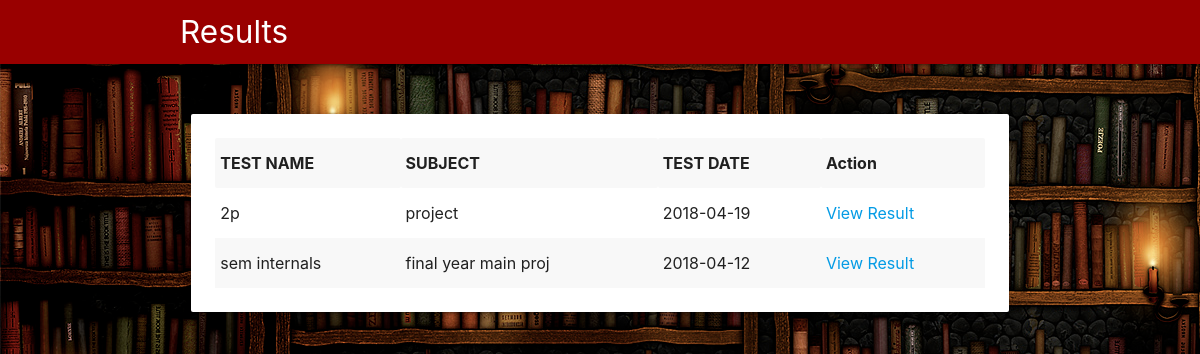
Screenshot of /resultteach.php (signed in) with the database file from the repository.
### tables this page shows
CREATE TABLE `test` (
  `qid` int(11) NOT NULL,
  `tid` varchar(20) NOT NULL,
  `testno` varchar(20) NOT NULL,
  `totalmark` varchar(10) NOT NULL,
  `quesmark` varchar(10) NOT NULL,
  `instruction` varchar(200) NOT NULL,
  `testdate` date NOT NULL,
  `testname` varchar(20) NOT NULL,
  `sub` varchar(20) NOT NULL,
  `duration` int(11) NOT NULL,
  `totquestions` int(11) NOT NULL
);

### resultteach.php (the view, shortened to what this page needs)
<?php
include('config.php');
?>
<html>
    <head>
      <link href="vendors/fonts.css" rel="stylesheet">
  <link rel="stylesheet" href="vendors/materialize.min.css">
    </head>
<body background="images/bg.png">
  <nav style="background:#990000">
    <div class="nav-wrapper c-gradient">
       <div class="container">
        <a href="teacher/teacherdash.php" class="brand-logo">Results</a>
        </div>
    </div>
</nav>
<div class="container">
	<div class="row">
        <div class="col s12 m12 " style="margin-top: 5%">
            <div class="card hoverable" id="result">
                <div class="card-content">
                <table class="striped highlight">
						<th>TEST NAME</th>
						<th>SUBJECT</th>
                        <th>TEST DATE</th>
                        <th>Action</th>
                  <?php
				$prepQuery = "SELECT * FROM test";
				$query1=mysqli_query($con, $prepQuery);
				if(mysqli_num_rows($query1)>0)
				{
			   while($test = mysqli_fetch_array($query1))
			   {
			   		echo "<tr><td>".$test['testname']."</td>";
					echo "<td>".$test['sub']."</td>";
					echo "<td>".$test['testdate']."</td>";
					echo "<td><a href='resultteach2.php?testid=".$test['qid']."'>View Result</a></td></tr>";
			   }
			   }
			   else
			   {
			   echo "<h1> Sorry, nothing to display!</h1>";
			   }
				?>
					</table>
                </div>
            </div>
        </div>
     </div>
</div>

### rows the page displays
test: testname "2p", sub "project", testdate "2018-04-19"
test: testname "sem internals", sub "final year main proj", testdate "2018-04-12"
